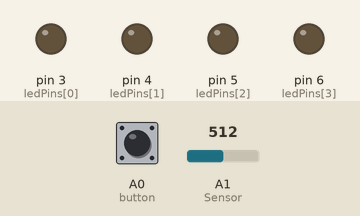
This sketch was run on a simulated Arduino Uno, built with avr-gcc and run on an emulated ATmega328P. Shown: output pins drawn as LEDs (lit = HIGH). Dashed ring = blinking. Inputs (shaded band) come from the test bench; at power-on: A0 (button) HIGH, A1 (Sensor) = 512. What the sketch prints to the serial monitor is not drawn.

Above: at 1.2 s.
1.3 s: A0 (button) pulled LOW for 0.15 s
At 2.1 s:
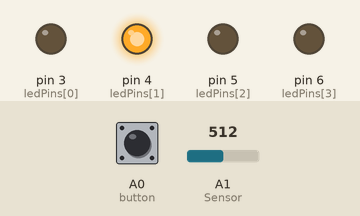
4.4 s: A1 (Sensor) set to 122
7.4 s: A1 (Sensor) set to 109
10.4 s: A1 (Sensor) set to 0
At 10.9 s:
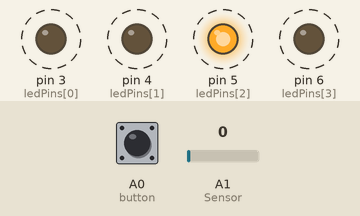
13.4 s: A0 (button) pulled LOW for 1 s
At 13.7 s:
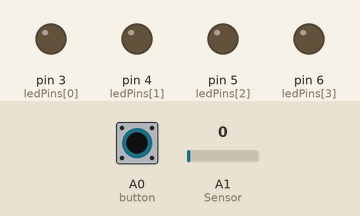
15.9 s: A0 (button) driven LOW
At 16.9 s:
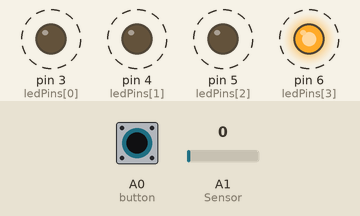
Timing chart, 0 to 19.9 s (numbered marks = the images above; inputs shaded):
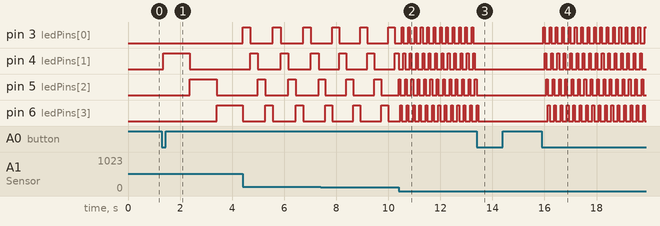

Measured:
- after the input at 1.3 s, pin 4 (ledPins[1]): LOW → HIGH after 0.05 s, → LOW 1.0 s later; pin 5 (ledPins[2]): LOW → HIGH after 1.1 s, → LOW 1.0 s later; pin 6 (ledPins[3]): LOW → HIGH after 2.1 s
- after the input at 10.4 s, pin 3 (ledPins[0]): alternates HIGH for 0.06 s and LOW for 0.18 s, starting after 0.12 s; pin 4 (ledPins[1]), pin 5 (ledPins[2]): alternates HIGH for 0.06 s and LOW for 0.18 s, starting at once; pin 6 (ledPins[3]): alternates HIGH for 0.06 s and LOW for 0.18 s, starting after 0.06 s
- after the input at 13.4 s, pin 3 (ledPins[0]), pin 4 (ledPins[1]), pin 5 (ledPins[2]): stops changing and stays LOW; pin 6 (ledPins[3]): goes on until 13.4 s, then stays LOW
- after the input at 15.9 s, pin 3 (ledPins[0]): alternates HIGH for 0.06 s and LOW for 0.18 s, starting after 0.05 s; pin 4 (ledPins[1]): alternates HIGH for 0.06 s and LOW for 0.18 s, starting after 0.11 s
- by itself, pin 3 (ledPins[0]): alternates HIGH for 0.27 s and LOW for 0.80 s

The sketch:

Burns_Benjamin_4Step_Musical_Sequencer_ArduinoCode.ino
```cpp
#include <ezButton.h>                                                // ezButton library
#define SWITCH_OFF 0

ezButton button (A0);                                                // Create ezButton object attached to Analog Read A0

byte ledPins[] = {3, 4, 5, 6};                                       // Array of LED pins
byte notes[] = {1, 2, 3, 4};                                         // Array of Note Messages to be sent via Serial to Processing
long previousMillis;                                                 // Variable which is updated against Millis() in order to loop through LEDs and Note Messages
long interval;                                                       // Variable which sensorValue is mapped to below
int i = 0;
int sensorValue;                                                     // Variable which reads from Analog Input A1 below
int sensorLow = 0;
int sensorHigh = 1023;
int switch_state = SWITCH_OFF;                                       // Switch off as initial state of Button


void setup() {
  Serial.begin(9600);                                                // Begin Serial communication, Baud rate of 9600
  button.setDebounceTime(50);                                        // 50ms debounce time

  for (int thisPin = 0; thisPin < sizeof(ledPins); thisPin++) {      // Defines Output Pins of LED pins in Array
    pinMode(ledPins[thisPin], OUTPUT);
  }
  ledPins[3,4,5,6] == notes[1,2,3,4];                                // notes which will be sent to Processing are equivalent to LEDs
  previousMillis = millis();                                         // as this is in setup, it means that previousMillis is 0
}


void loop() {
  sensorValue = analogRead(A1);                                      // Sensor Value is equal to the input from the Phototransistor coming in Analog Input (A1)
  int interval = map(sensorValue,sensorLow,sensorHigh,60,2000);      // The Sensor Value is mapped to an interval between 60ms and 2 seconds
                                                                     // The time values can be adjusted, making them effective to amount of light in a given room

  button.loop();                                                     // call the button loop() function

  if (button.isPressed()) {
    switch_state = !switch_state;                                    // change state of switch if button is pressed
  }

  if (switch_state == SWITCH_OFF){                                   // if switch state is off, each LED in the array is off
    for (int l = 0; l < sizeof(ledPins); l++){
      digitalWrite(ledPins[l], LOW);

  }
  }

  else{                                                              // if switch state is not off, loop through the following code
    if (millis() - previousMillis > interval) {                      // if time elapsed minus previous time is more than interval (which is adjusted according to light)
      previousMillis = millis();                                     // update the value of previous time

    if (i < sizeof(ledPins) - 1) {                                   // if i is less than the number of LED pins -1
      digitalWrite(ledPins[i], LOW);                                 // Turn off previous LED pin
      digitalWrite(ledPins[++i], HIGH);                              // Turn on next LED (increasing the value of i)
      Serial.write(notes[i]);                                        // Send Equivalent Note-On Messages for each LED HIGH across Serial to Processing
    }

    else if (i == sizeof(ledPins) - 1) {                             // if i is equal to the number of LED pins - 1, which means that it has reached the final LED
      i = 0;                                                         // reset i to 0
      digitalWrite(ledPins[i], HIGH);                                // First LED lights up, completing the loop through LEDs
      Serial.write(notes[i]);                                        // Send Equivalent Note-On Message across Serial to Processing
      digitalWrite(ledPins[sizeof(ledPins) - 1], LOW);               // Turn off previous LED Pin, which is the last LED pin
    }
    }
  }
}
```
